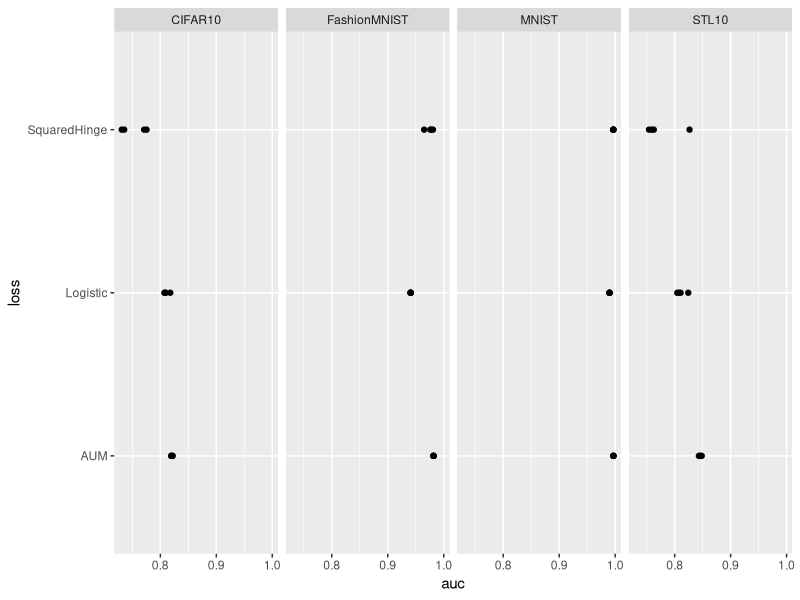
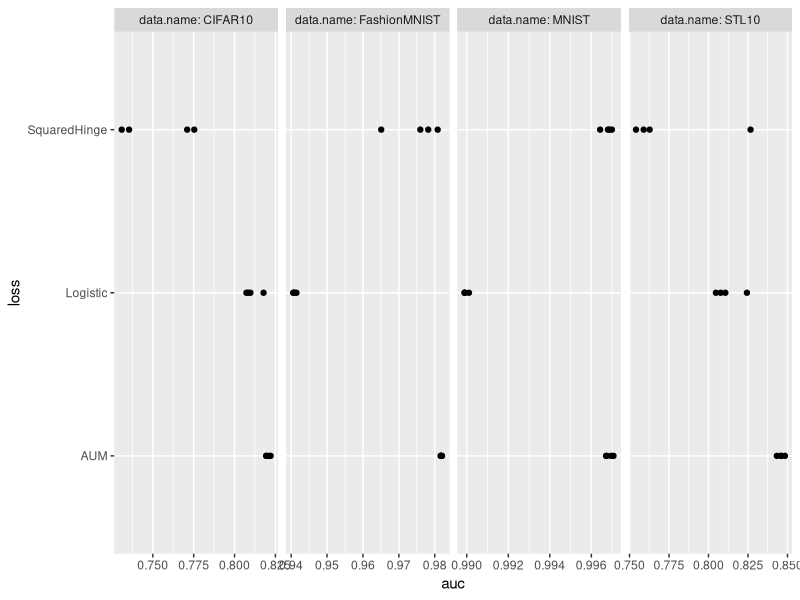
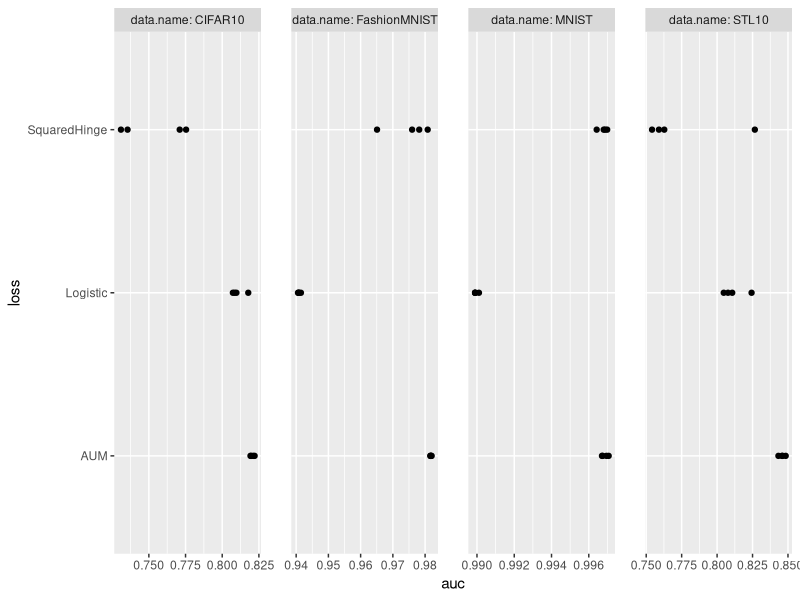
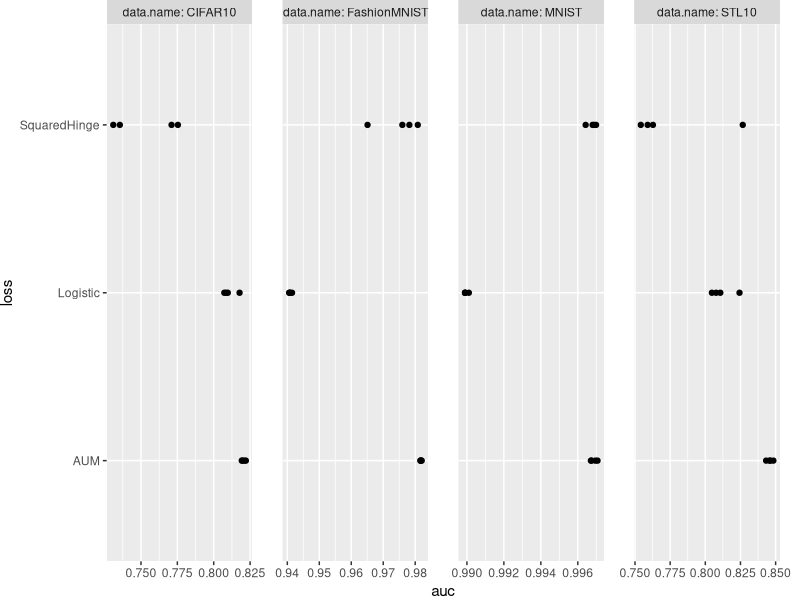
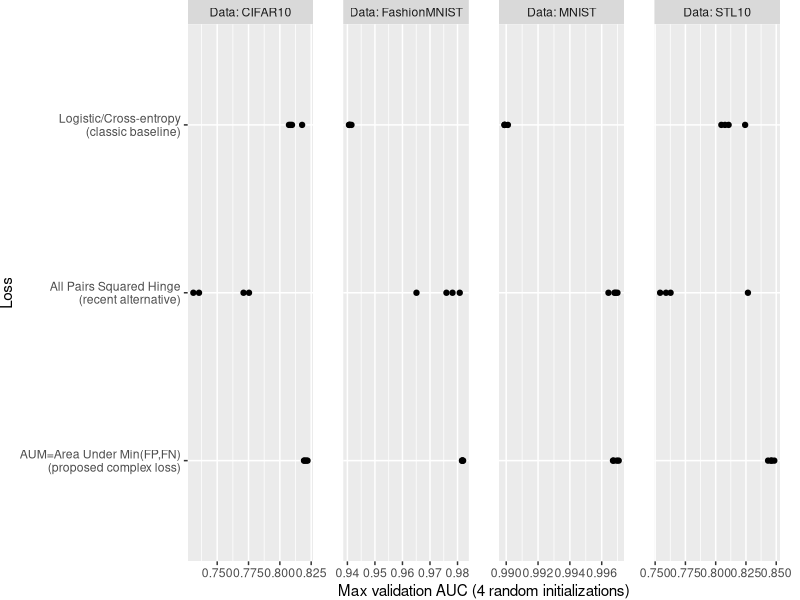
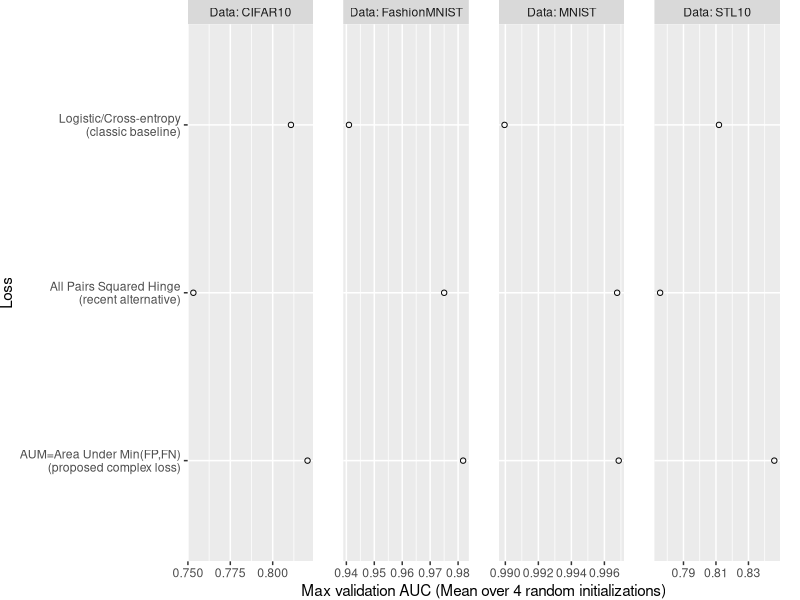
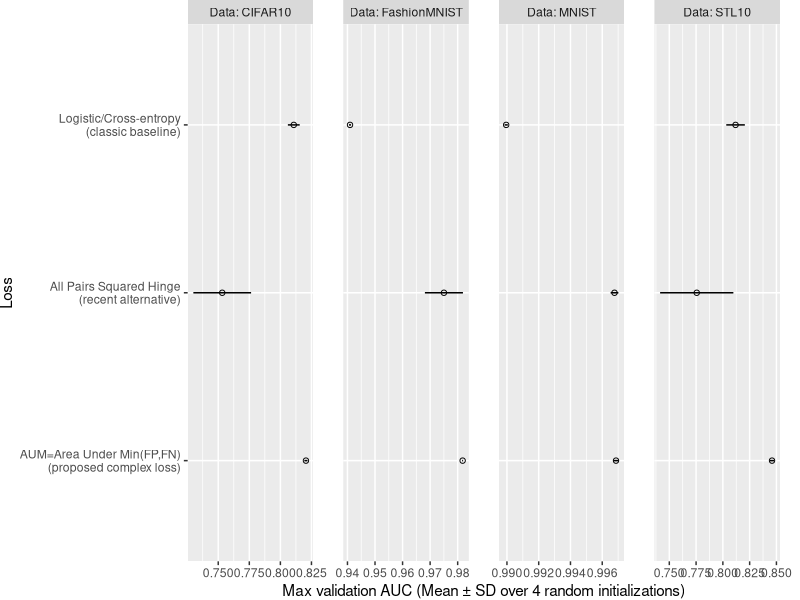
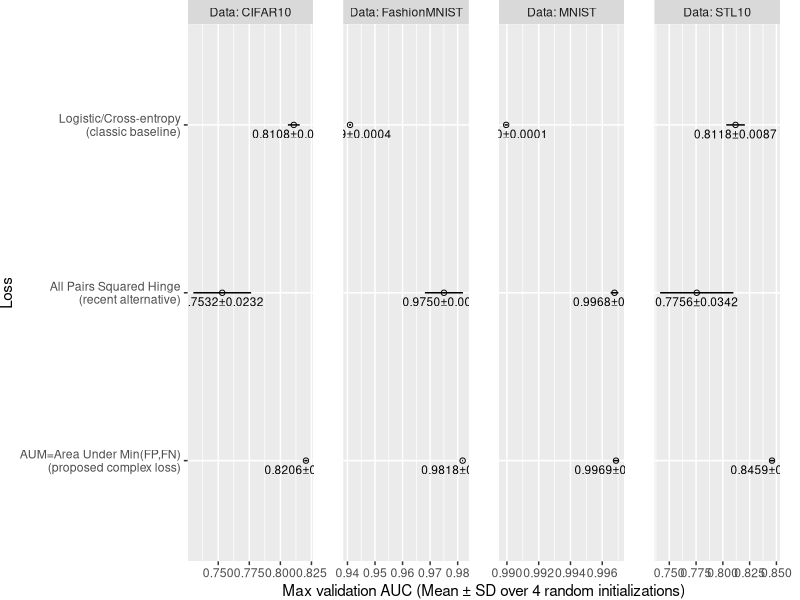

Write the R code that produced these figures, in order.
## ---- chunk 1
repo.dir <- normalizePath("..")
post.id <- "2024-08-30-viz-pred-err"
fig.path <- file.path(repo.dir, "assets", "img", post.id)
knitr::opts_chunk$set(
  dpi=100,
  fig.path=paste0(fig.path, "/"),
  fig.width=10,
  fig.process=function(path)sub(repo.dir, "", path, fixed=TRUE),
  fig.height=2)
options(width=120)
if(FALSE){
  knitr::knit(paste0(post.id, ".Rmd"))
}
## ---- chunk 2
library(data.table)
(best.dt <- fread("../assets/data_Classif_batchtools_best_valid.csv"))
## ---- chunk 3
library(ggplot2)
ggplot()+
  geom_point(aes(
    auc, loss),
    data=best.dt)+
  facet_grid(. ~ data.name)
## ---- chunk 4
ggplot()+
  geom_point(aes(
    auc, loss),
    data=best.dt)+
  facet_grid(. ~ data.name, scales="free", labeller=label_both)
## ---- chunk 5
ggplot()+
  geom_point(aes(
    auc, loss),
    data=best.dt)+
  facet_grid(. ~ data.name, scales="free", labeller=label_both)+
  theme(
    panel.spacing=grid::unit(1.5, "lines"))
## ---- chunk 6
ggplot()+
  geom_point(aes(
    auc, loss),
    data=best.dt)+
  facet_grid(. ~ data.name, scales="free", labeller=label_both)+
  theme(
    plot.margin=grid::unit(c(0,1,0,0), "lines"),
    panel.spacing=grid::unit(1.5, "lines"))
## ---- chunk 7
loss2show <- rev(c(
  Logistic="Logistic/Cross-entropy\n(classic baseline)",
  SquaredHinge="All Pairs Squared Hinge\n(recent alternative)",
  AUM="AUM=Area Under Min(FP,FN)\n(proposed complex loss)",
  NULL))
best.dt[, `:=`(
  Loss = factor(loss2show[loss], loss2show),
  Data = data.name
)]
ggplot()+
  geom_point(aes(
    auc, Loss),
    data=best.dt)+
  facet_grid(. ~ Data, scales="free", labeller=label_both)+
  scale_x_continuous(
    "Max validation AUC (4 random initializations)")+
  theme(
    plot.margin=grid::unit(c(0,1,0,0), "lines"),
    panel.spacing=grid::unit(1.5, "lines"))
## ---- chunk 8
(best.wide <- dcast(
  best.dt,
  Data + Loss ~ .,
  list(mean, sd, length, min, max),
  value.var=c("auc","step_number")))
## ---- chunk 9
ggplot()+
  theme(
    plot.margin=grid::unit(c(0,1,0,0), "lines"),
    panel.spacing=grid::unit(1.5, "lines"))+
  geom_point(aes(
    auc_mean, Loss),
    shape=1,
    data=best.wide)+
  facet_grid(. ~ Data, labeller=label_both, scales="free")+
  scale_x_continuous(
    "Max validation AUC (Mean over 4 random initializations)")
## ---- chunk 10
best.wide[, `:=`(
  lo = auc_mean-auc_sd,
  hi = auc_mean+auc_sd
)]
ggplot()+
  theme(
    plot.margin=grid::unit(c(0,1,0,0), "lines"),
    panel.spacing=grid::unit(1.5, "lines"))+
  geom_point(aes(
    auc_mean, Loss),
    shape=1,
    data=best.wide)+
  geom_segment(aes(
    lo, Loss,
    xend=hi, yend=Loss),
    data=best.wide)+
  facet_grid(. ~ Data, labeller=label_both, scales="free")+
  scale_x_continuous(
    "Max validation AUC (Mean ± SD over 4 random initializations)")
## ---- chunk 11
ggplot()+
  theme(
    plot.margin=grid::unit(c(0,1,0,0), "lines"),
    panel.spacing=grid::unit(1.5, "lines"))+
  geom_point(aes(
    auc_mean, Loss),
    shape=1,
    data=best.wide)+
  geom_segment(aes(
    lo, Loss,
    xend=hi, yend=Loss),
    data=best.wide)+
  geom_text(aes(
    auc_mean, Loss,
    label=sprintf(
      "%.4f±%.4f", auc_mean, auc_sd)),
    size=3,
    vjust=1.5,
    data=best.wide)+
  facet_grid(. ~ Data, labeller=label_both, scales="free")+
  scale_x_continuous(
    "Max validation AUC (Mean ± SD over 4 random initializations)")
## ---- chunk 12
best.wide[
, mid := (min(lo)+max(hi))/2
, by=Data]
ggplot()+
  theme(
    plot.margin=grid::unit(c(0,1,0,0), "lines"),
    panel.spacing=grid::unit(1.5, "lines"))+
  geom_point(aes(
    auc_mean, Loss),
    shape=1,
    data=best.wide)+
  geom_segment(aes(
    lo, Loss,
    xend=hi, yend=Loss),
    data=best.wide)+
  geom_text(aes(
    auc_mean, Loss,
    hjust=ifelse(auc_mean<mid, 0, 1),
    label=sprintf(
      "%.4f±%.4f", auc_mean, auc_sd)),
    size=3,
    vjust=1.5,
    data=best.wide)+
  facet_grid(. ~ Data, labeller=label_both, scales="free")+
  scale_x_continuous(
    "Max validation AUC (Mean ± SD over 4 random initializations)")
## ---- chunk 13
ggplot()+
  theme_bw()+
  theme(
    plot.margin=grid::unit(c(0,1,0,0), "lines"),
    legend.key.spacing.y=grid::unit(1, "lines"),
    axis.text.x=element_text(angle=30, hjust=1),
    panel.spacing=grid::unit(1.5, "lines"))+
  geom_point(aes(
    auc_mean, step_number_mean,
    color=Loss),
    shape=1,
    data=best.wide)+
  geom_segment(aes(
    auc_min, step_number_mean,
    color=Loss,
    xend=auc_max, yend=step_number_mean),
    data=best.wide)+
  geom_segment(aes(
    auc_mean, step_number_min,
    color=Loss,
    xend=auc_mean, yend=step_number_max),
    data=best.wide)+
  facet_wrap("Data", nrow=1, labeller=label_both, scales="free")+
  scale_y_log10(
    "Gradient descent epochs\n(using best learning rate)")+
  scale_x_continuous(
    "Best validation AUC (dot=mean, segments=range over 4 random initializations)")
## ---- chunk 14
dput(RColorBrewer::brewer.pal(3,"Dark2"))
loss.colors <- c("black", "#D95F02", "#7570B3")
names(loss.colors) <- loss2show
p <- function(Data,x,y)data.table(Data,x,y)
blank.dt <- rbind(
  p("CIFAR10",0.8,100),
  p("MNIST",0.99,c(10,100000)),
  p("STL10",0.8,30))
ggplot()+
  theme_bw()+
  theme(
    plot.margin=grid::unit(c(0,1,0,0), "lines"),
    legend.key.spacing.y=grid::unit(1, "lines"),
    axis.text.x=element_text(angle=30, hjust=1),
    panel.spacing=grid::unit(1.5, "lines"))+
  geom_blank(aes(x, y), data=blank.dt)+
  geom_point(aes(
    auc_mean, step_number_mean,
    color=Loss),
    shape=1,
    data=best.wide)+
  geom_segment(aes(
    auc_min, step_number_mean,
    color=Loss,
    xend=auc_max, yend=step_number_mean),
    data=best.wide)+
  geom_segment(aes(
    auc_mean, step_number_min,
    color=Loss,
    xend=auc_mean, yend=step_number_max),
    data=best.wide)+
  facet_wrap("Data", nrow=1, labeller=label_both, scales="free")+
  scale_color_manual(
    values=loss.colors)+
  scale_y_log10(
    "Gradient descent epochs\n(using best learning rate)")+
  scale_x_continuous(
    "Best validation AUC (dot=mean, segments=range over 4 random initializations)")
## ---- chunk 15
sessionInfo()
